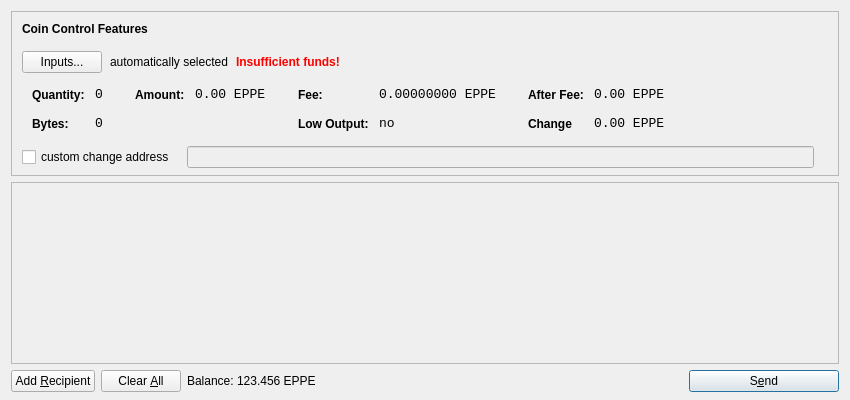
<?xml version="1.0" encoding="UTF-8"?>
<ui version="4.0">
 <class>SendCoinsDialog</class>
 <widget class="QDialog" name="SendCoinsDialog">
  <property name="geometry">
   <rect>
    <x>0</x>
    <y>0</y>
    <width>850</width>
    <height>400</height>
   </rect>
  </property>
  <property name="windowTitle">
   <string>Send Coins</string>
  </property>
  <layout class="QVBoxLayout" name="verticalLayout" stretch="0,1,0">
   <property name="bottomMargin">
    <number>8</number>
   </property>
   <item>
    <widget class="QFrame" name="frameCoinControl">
     <property name="sizePolicy">
      <sizepolicy hsizetype="Expanding" vsizetype="Expanding">
       <horstretch>0</horstretch>
       <verstretch>0</verstretch>
      </sizepolicy>
     </property>
     <property name="maximumSize">
      <size>
       <width>16777215</width>
       <height>16777215</height>
      </size>
     </property>
     <property name="frameShape">
      <enum>QFrame::StyledPanel</enum>
     </property>
     <property name="frameShadow">
      <enum>QFrame::Sunken</enum>
     </property>
     <layout class="QVBoxLayout" name="verticalLayoutCoinControl2">
      <property name="spacing">
       <number>-1</number>
      </property>
      <property name="leftMargin">
       <number>0</number>
      </property>
      <property name="topMargin">
       <number>0</number>
      </property>
      <property name="rightMargin">
       <number>0</number>
      </property>
      <property name="bottomMargin">
       <number>6</number>
      </property>
      <item>
       <layout class="QVBoxLayout" name="verticalLayoutCoinControl" stretch="0,0,0,0,1">
        <property name="spacing">
         <number>0</number>
        </property>
        <property name="leftMargin">
         <number>10</number>
        </property>
        <property name="topMargin">
         <number>10</number>
        </property>
        <item>
         <layout class="QHBoxLayout" name="horizontalLayoutCoinControl1">
          <property name="bottomMargin">
           <number>15</number>
          </property>
          <item>
           <widget class="QLabel" name="labelCoinControlFeatures">
            <property name="sizePolicy">
             <sizepolicy hsizetype="Preferred" vsizetype="Maximum">
              <horstretch>0</horstretch>
              <verstretch>0</verstretch>
             </sizepolicy>
            </property>
            <property name="font">
             <font>
              <weight>75</weight>
              <bold>true</bold>
             </font>
            </property>
            <property name="styleSheet">
             <string notr="true">font-weight:bold;</string>
            </property>
            <property name="text">
             <string>Coin Control Features</string>
            </property>
           </widget>
          </item>
         </layout>
        </item>
        <item>
         <layout class="QHBoxLayout" name="horizontalLayoutCoinControl2" stretch="0,0,0,0">
          <property name="spacing">
           <number>8</number>
          </property>
          <property name="bottomMargin">
           <number>10</number>
          </property>
          <item>
           <widget class="QPushButton" name="pushButtonCoinControl">
            <property name="styleSheet">
             <string notr="true"/>
            </property>
            <property name="text">
             <string>Inputs...</string>
            </property>
           </widget>
          </item>
          <item>
           <widget class="QLabel" name="labelCoinControlAutomaticallySelected">
            <property name="text">
             <string>automatically selected</string>
            </property>
            <property name="margin">
             <number>5</number>
            </property>
           </widget>
          </item>
          <item>
           <widget class="QLabel" name="labelCoinControlInsuffFunds">
            <property name="font">
             <font>
              <weight>75</weight>
              <bold>true</bold>
             </font>
            </property>
            <property name="styleSheet">
             <string notr="true">color:red;font-weight:bold;</string>
            </property>
            <property name="text">
             <string>Insufficient funds!</string>
            </property>
            <property name="margin">
             <number>5</number>
            </property>
           </widget>
          </item>
          <item>
           <spacer name="horizontalSpacerCoinControl">
            <property name="orientation">
             <enum>Qt::Horizontal</enum>
            </property>
            <property name="sizeHint" stdset="0">
             <size>
              <width>40</width>
              <height>1</height>
             </size>
            </property>
           </spacer>
          </item>
         </layout>
        </item>
        <item>
         <widget class="QWidget" name="widgetCoinControl" native="true">
          <property name="sizePolicy">
           <sizepolicy hsizetype="Preferred" vsizetype="Preferred">
            <horstretch>0</horstretch>
            <verstretch>0</verstretch>
           </sizepolicy>
          </property>
          <property name="minimumSize">
           <size>
            <width>0</width>
            <height>0</height>
           </size>
          </property>
          <property name="styleSheet">
           <string notr="true"/>
          </property>
          <layout class="QHBoxLayout" name="horizontalLayoutCoinControl5">
           <property name="margin">
            <number>0</number>
           </property>
           <item>
            <layout class="QHBoxLayout" name="horizontalLayoutCoinControl3" stretch="0,0,0,1">
             <property name="spacing">
              <number>20</number>
             </property>
             <property name="topMargin">
              <number>0</number>
             </property>
             <property name="bottomMargin">
              <number>10</number>
             </property>
             <item>
              <layout class="QFormLayout" name="formLayoutCoinControl1">
               <property name="horizontalSpacing">
                <number>10</number>
               </property>
               <property name="verticalSpacing">
                <number>14</number>
               </property>
               <property name="leftMargin">
                <number>10</number>
               </property>
               <property name="topMargin">
                <number>4</number>
               </property>
               <property name="rightMargin">
                <number>6</number>
               </property>
               <item row="0" column="0">
                <widget class="QLabel" name="labelCoinControlQuantityText">
                 <property name="styleSheet">
                  <string notr="true">font-weight:bold;</string>
                 </property>
                 <property name="text">
                  <string>Quantity:</string>
                 </property>
                 <property name="margin">
                  <number>0</number>
                 </property>
                </widget>
               </item>
               <item row="0" column="1">
                <widget class="QLabel" name="labelCoinControlQuantity">
                 <property name="font">
                  <font>
                   <family>Monospace</family>
                   <pointsize>10</pointsize>
                  </font>
                 </property>
                 <property name="cursor">
                  <cursorShape>IBeamCursor</cursorShape>
                 </property>
                 <property name="contextMenuPolicy">
                  <enum>Qt::ActionsContextMenu</enum>
                 </property>
                 <property name="text">
                  <string>0</string>
                 </property>
                 <property name="margin">
                  <number>0</number>
                 </property>
                 <property name="textInteractionFlags">
                  <set>Qt::LinksAccessibleByMouse|Qt::TextSelectableByKeyboard|Qt::TextSelectableByMouse</set>
                 </property>
                </widget>
               </item>
               <item row="1" column="0">
                <widget class="QLabel" name="labelCoinControlBytesText">
                 <property name="styleSheet">
                  <string notr="true">font-weight:bold;</string>
                 </property>
                 <property name="text">
                  <string>Bytes:</string>
                 </property>
                </widget>
               </item>
               <item row="1" column="1">
                <widget class="QLabel" name="labelCoinControlBytes">
                 <property name="font">
                  <font>
                   <family>Monospace</family>
                   <pointsize>10</pointsize>
                  </font>
                 </property>
                 <property name="cursor">
                  <cursorShape>IBeamCursor</cursorShape>
                 </property>
                 <property name="contextMenuPolicy">
                  <enum>Qt::ActionsContextMenu</enum>
                 </property>
                 <property name="text">
                  <string>0</string>
                 </property>
                 <property name="textInteractionFlags">
                  <set>Qt::LinksAccessibleByMouse|Qt::TextSelectableByKeyboard|Qt::TextSelectableByMouse</set>
                 </property>
                </widget>
               </item>
              </layout>
             </item>
             <item>
              <layout class="QFormLayout" name="formLayoutCoinControl2">
               <property name="horizontalSpacing">
                <number>10</number>
               </property>
               <property name="verticalSpacing">
                <number>14</number>
               </property>
               <property name="leftMargin">
                <number>6</number>
               </property>
               <property name="topMargin">
                <number>4</number>
               </property>
               <property name="rightMargin">
                <number>6</number>
               </property>
               <item row="0" column="0">
                <widget class="QLabel" name="labelCoinControlAmountText">
                 <property name="styleSheet">
                  <string notr="true">font-weight:bold;</string>
                 </property>
                 <property name="text">
                  <string>Amount:</string>
                 </property>
                 <property name="margin">
                  <number>0</number>
                 </property>
                </widget>
               </item>
               <item row="0" column="1">
                <widget class="QLabel" name="labelCoinControlAmount">
                 <property name="font">
                  <font>
                   <family>Monospace</family>
                   <pointsize>10</pointsize>
                  </font>
                 </property>
                 <property name="cursor">
                  <cursorShape>IBeamCursor</cursorShape>
                 </property>
                 <property name="contextMenuPolicy">
                  <enum>Qt::ActionsContextMenu</enum>
                 </property>
                 <property name="text">
                  <string notr="true">0.00 EPPE</string>
                 </property>
                 <property name="textInteractionFlags">
                  <set>Qt::LinksAccessibleByMouse|Qt::TextSelectableByKeyboard|Qt::TextSelectableByMouse</set>
                 </property>
                </widget>
               </item>
              </layout>
             </item>
             <item>
              <layout class="QFormLayout" name="formLayoutCoinControl3">
               <property name="horizontalSpacing">
                <number>10</number>
               </property>
               <property name="verticalSpacing">
                <number>14</number>
               </property>
               <property name="leftMargin">
                <number>6</number>
               </property>
               <property name="topMargin">
                <number>4</number>
               </property>
               <property name="rightMargin">
                <number>6</number>
               </property>
               <item row="0" column="0">
                <widget class="QLabel" name="labelCoinControlFeeText">
                 <property name="styleSheet">
                  <string notr="true">font-weight:bold;</string>
                 </property>
                 <property name="text">
                  <string>Fee:</string>
                 </property>
                 <property name="margin">
                  <number>0</number>
                 </property>
                </widget>
               </item>
               <item row="0" column="1">
                <widget class="QLabel" name="labelCoinControlFee">
                 <property name="font">
                  <font>
                   <family>Monospace</family>
                   <pointsize>10</pointsize>
                  </font>
                 </property>
                 <property name="cursor">
                  <cursorShape>IBeamCursor</cursorShape>
                 </property>
                 <property name="contextMenuPolicy">
                  <enum>Qt::ActionsContextMenu</enum>
                 </property>
                 <property name="text">
                  <string notr="true">0.00000000 EPPE</string>
                 </property>
                 <property name="textInteractionFlags">
                  <set>Qt::LinksAccessibleByMouse|Qt::TextSelectableByKeyboard|Qt::TextSelectableByMouse</set>
                 </property>
                </widget>
               </item>
               <item row="1" column="0">
                <widget class="QLabel" name="labelCoinControlLowOutputText">
                 <property name="styleSheet">
                  <string notr="true">font-weight:bold;</string>
                 </property>
                 <property name="text">
                  <string>Low Output:</string>
                 </property>
                </widget>
               </item>
               <item row="1" column="1">
                <widget class="QLabel" name="labelCoinControlLowOutput">
                 <property name="font">
                  <font>
                   <family>Monospace</family>
                   <pointsize>10</pointsize>
                  </font>
                 </property>
                 <property name="cursor">
                  <cursorShape>IBeamCursor</cursorShape>
                 </property>
                 <property name="contextMenuPolicy">
                  <enum>Qt::ActionsContextMenu</enum>
                 </property>
                 <property name="text">
                  <string>no</string>
                 </property>
                 <property name="textInteractionFlags">
                  <set>Qt::LinksAccessibleByMouse|Qt::TextSelectableByKeyboard|Qt::TextSelectableByMouse</set>
                 </property>
                </widget>
               </item>
              </layout>
             </item>
             <item>
              <layout class="QFormLayout" name="formLayoutCoinControl4">
               <property name="horizontalSpacing">
                <number>10</number>
               </property>
               <property name="verticalSpacing">
                <number>14</number>
               </property>
               <property name="leftMargin">
                <number>6</number>
               </property>
               <property name="topMargin">
                <number>4</number>
               </property>
               <property name="rightMargin">
                <number>6</number>
               </property>
               <item row="0" column="0">
                <widget class="QLabel" name="labelCoinControlAfterFeeText">
                 <property name="styleSheet">
                  <string notr="true">font-weight:bold;</string>
                 </property>
                 <property name="text">
                  <string>After Fee:</string>
                 </property>
                 <property name="margin">
                  <number>0</number>
                 </property>
                </widget>
               </item>
               <item row="0" column="1">
                <widget class="QLabel" name="labelCoinControlAfterFee">
                 <property name="font">
                  <font>
                   <family>Monospace</family>
                   <pointsize>10</pointsize>
                  </font>
                 </property>
                 <property name="cursor">
                  <cursorShape>IBeamCursor</cursorShape>
                 </property>
                 <property name="contextMenuPolicy">
                  <enum>Qt::ActionsContextMenu</enum>
                 </property>
                 <property name="text">
                  <string notr="true">0.00 EPPE</string>
                 </property>
                 <property name="textInteractionFlags">
                  <set>Qt::LinksAccessibleByMouse|Qt::TextSelectableByKeyboard|Qt::TextSelectableByMouse</set>
                 </property>
                </widget>
               </item>
               <item row="1" column="0">
                <widget class="QLabel" name="labelCoinControlChangeText">
                 <property name="styleSheet">
                  <string notr="true">font-weight:bold;</string>
                 </property>
                 <property name="text">
                  <string>Change</string>
                 </property>
                </widget>
               </item>
               <item row="1" column="1">
                <widget class="QLabel" name="labelCoinControlChange">
                 <property name="font">
                  <font>
                   <family>Monospace</family>
                   <pointsize>10</pointsize>
                  </font>
                 </property>
                 <property name="cursor">
                  <cursorShape>IBeamCursor</cursorShape>
                 </property>
                 <property name="contextMenuPolicy">
                  <enum>Qt::ActionsContextMenu</enum>
                 </property>
                 <property name="text">
                  <string notr="true">0.00 EPPE</string>
                 </property>
                 <property name="textInteractionFlags">
                  <set>Qt::LinksAccessibleByMouse|Qt::TextSelectableByKeyboard|Qt::TextSelectableByMouse</set>
                 </property>
                </widget>
               </item>
              </layout>
             </item>
            </layout>
           </item>
          </layout>
         </widget>
        </item>
        <item>
         <layout class="QHBoxLayout" name="horizontalLayoutCoinControl4" stretch="0,0,0">
          <property name="spacing">
           <number>12</number>
          </property>
          <property name="sizeConstraint">
           <enum>QLayout::SetDefaultConstraint</enum>
          </property>
          <property name="topMargin">
           <number>5</number>
          </property>
          <property name="rightMargin">
           <number>5</number>
          </property>
          <item>
           <widget class="QCheckBox" name="checkBoxCoinControlChange">
            <property name="text">
             <string>custom change address</string>
            </property>
           </widget>
          </item>
          <item>
           <widget class="QLineEdit" name="lineEditCoinControlChange">
            <property name="enabled">
             <bool>false</bool>
            </property>
            <property name="sizePolicy">
             <sizepolicy hsizetype="Expanding" vsizetype="Fixed">
              <horstretch>0</horstretch>
              <verstretch>0</verstretch>
             </sizepolicy>
            </property>
           </widget>
          </item>
          <item>
           <widget class="QLabel" name="labelCoinControlChangeLabel">
            <property name="sizePolicy">
             <sizepolicy hsizetype="Preferred" vsizetype="Expanding">
              <horstretch>0</horstretch>
              <verstretch>0</verstretch>
             </sizepolicy>
            </property>
            <property name="minimumSize">
             <size>
              <width>0</width>
              <height>0</height>
             </size>
            </property>
            <property name="text">
             <string/>
            </property>
            <property name="margin">
             <number>3</number>
            </property>
           </widget>
          </item>
         </layout>
        </item>
        <item>
         <spacer name="verticalSpacerCoinControl">
          <property name="orientation">
           <enum>Qt::Vertical</enum>
          </property>
          <property name="sizeHint" stdset="0">
           <size>
            <width>800</width>
            <height>1</height>
           </size>
          </property>
         </spacer>
        </item>
       </layout>
      </item>
     </layout>
    </widget>
   </item>
   <item>
    <widget class="QScrollArea" name="scrollArea">
     <property name="widgetResizable">
      <bool>true</bool>
     </property>
     <widget class="QWidget" name="scrollAreaWidgetContents">
      <property name="geometry">
       <rect>
        <x>0</x>
        <y>0</y>
        <width>830</width>
        <height>165</height>
       </rect>
      </property>
      <layout class="QVBoxLayout" name="verticalLayout_2">
       <property name="margin">
        <number>0</number>
       </property>
       <item>
        <layout class="QVBoxLayout" name="entries">
         <property name="spacing">
          <number>6</number>
         </property>
        </layout>
       </item>
       <item>
        <spacer name="verticalSpacer">
         <property name="orientation">
          <enum>Qt::Vertical</enum>
         </property>
         <property name="sizeHint" stdset="0">
          <size>
           <width>20</width>
           <height>40</height>
          </size>
         </property>
        </spacer>
       </item>
      </layout>
     </widget>
    </widget>
   </item>
   <item>
    <layout class="QHBoxLayout" name="horizontalLayout">
     <item>
      <widget class="QPushButton" name="addButton">
       <property name="toolTip">
        <string>Send to multiple recipients at once</string>
       </property>
       <property name="text">
        <string>Add &amp;Recipient</string>
       </property>
       <property name="autoDefault">
        <bool>false</bool>
       </property>
      </widget>
     </item>
     <item>
      <widget class="QPushButton" name="clearButton">
       <property name="sizePolicy">
        <sizepolicy hsizetype="Minimum" vsizetype="Fixed">
         <horstretch>0</horstretch>
         <verstretch>0</verstretch>
        </sizepolicy>
       </property>
       <property name="toolTip">
        <string>Remove all transaction fields</string>
       </property>
       <property name="text">
        <string>Clear &amp;All</string>
       </property>
       <property name="autoRepeatDelay">
        <number>300</number>
       </property>
       <property name="autoDefault">
        <bool>false</bool>
       </property>
      </widget>
     </item>
     <item>
      <layout class="QHBoxLayout" name="horizontalLayout_2">
       <property name="spacing">
        <number>3</number>
       </property>
       <item>
        <widget class="QLabel" name="label">
         <property name="sizePolicy">
          <sizepolicy hsizetype="Preferred" vsizetype="Fixed">
           <horstretch>0</horstretch>
           <verstretch>0</verstretch>
          </sizepolicy>
         </property>
         <property name="text">
          <string>Balance:</string>
         </property>
        </widget>
       </item>
       <item>
        <widget class="QLabel" name="labelBalance">
         <property name="sizePolicy">
          <sizepolicy hsizetype="Preferred" vsizetype="Fixed">
           <horstretch>0</horstretch>
           <verstretch>0</verstretch>
          </sizepolicy>
         </property>
         <property name="cursor">
          <cursorShape>IBeamCursor</cursorShape>
         </property>
         <property name="text">
          <string notr="true">123.456 EPPE</string>
         </property>
         <property name="textInteractionFlags">
          <set>Qt::LinksAccessibleByMouse|Qt::TextSelectableByKeyboard|Qt::TextSelectableByMouse</set>
         </property>
        </widget>
       </item>
      </layout>
     </item>
     <item>
      <spacer name="horizontalSpacer">
       <property name="orientation">
        <enum>Qt::Horizontal</enum>
       </property>
       <property name="sizeHint" stdset="0">
        <size>
         <width>40</width>
         <height>20</height>
        </size>
       </property>
      </spacer>
     </item>
     <item>
      <widget class="QPushButton" name="sendButton">
       <property name="minimumSize">
        <size>
         <width>150</width>
         <height>0</height>
        </size>
       </property>
       <property name="toolTip">
        <string>Confirm the send action</string>
       </property>
       <property name="text">
        <string>S&amp;end</string>
       </property>
       <property name="icon">
        <iconset resource="../pepperscore.qrc">
         <normaloff>:/icons/send</normaloff>:/icons/send</iconset>
       </property>
       <property name="default">
        <bool>true</bool>
       </property>
      </widget>
     </item>
    </layout>
   </item>
  </layout>
 </widget>
 <resources>
  <include location="../pepperscore.qrc"/>
 </resources>
 <connections/>
</ui>
